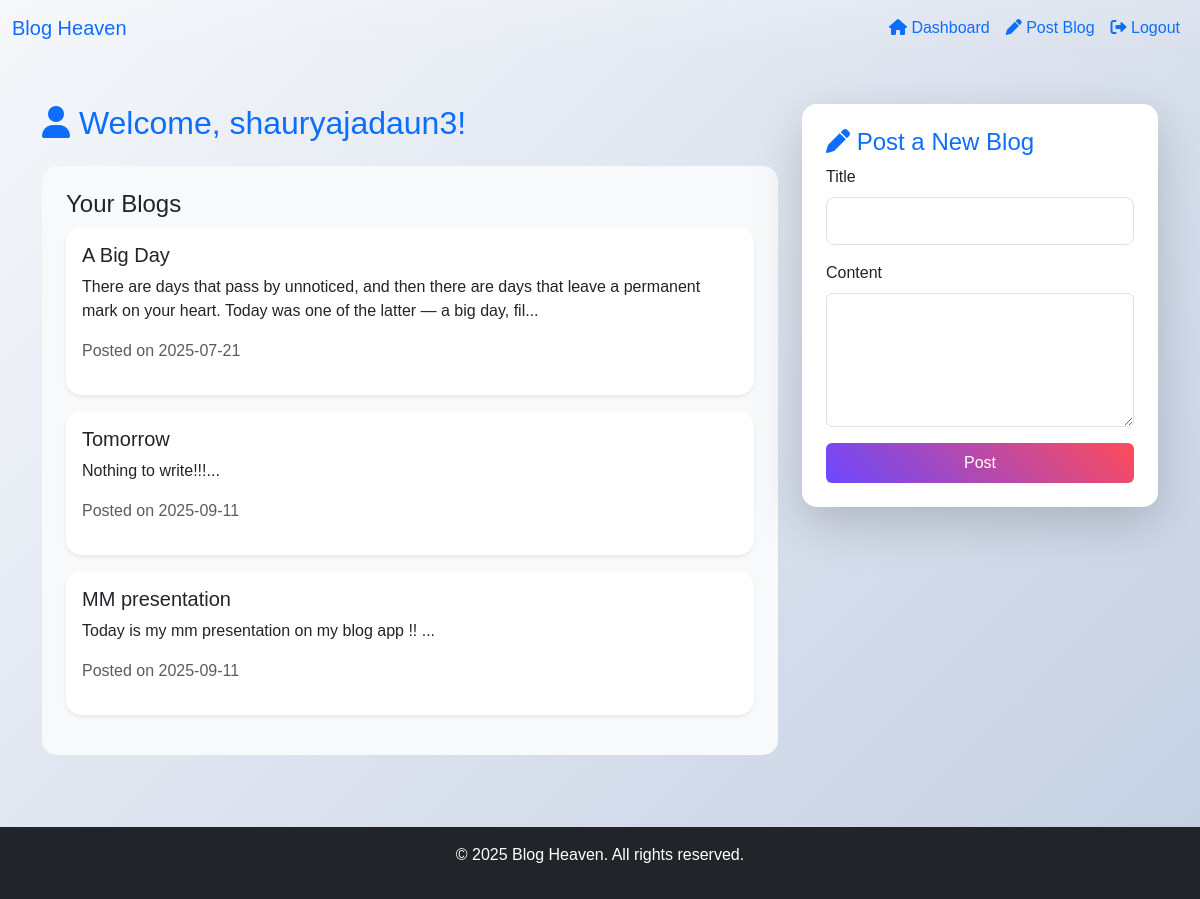
The page /dashboard (signed in) on the database its author committed.
### app.py (models this page shows)
class Blog(db.Model):
    id = db.Column(db.Integer, primary_key=True)
    title = db.Column(db.String(100), nullable=False)
    content = db.Column(db.String(1000), nullable=False)
    user_id = db.Column(db.Integer, db.ForeignKey('user.id'))
    date_posted = db.Column(db.DateTime, nullable=False, default=datetime.utcnow)
    comments = db.relationship('Comment', backref='blog', lazy=True)

### app.py (the view)
@app.route("/dashboard", methods=['GET'])
def dashboard():
    if not session.get('email'):
        flash('Please log in to access the dashboard.', 'warning')
        return redirect('/login')
    user = User.query.filter_by(email=session.get('email')).first()
    blogs = Blog.query.filter_by(user_id=user.id).all()
    return render_template('dashboard.html', user=user, blogs=blogs)

### templates/dashboard.html (shortened to what this page needs)
{% extends "base.html" %}
{% block content %}
    <div class="row">
        <div class="col-md-8">
            <h2 class="mb-4 text-primary"><i class="fas fa-user"></i> Welcome, {{ session.get('email').split('@')[0] }}!</h2>
            <div class="card bg-light p-4 mb-4">
                <h4 class="card-title">Your Blogs</h4>
                {% if blogs %}
                    {% for blog in blogs %}
                        <div class="card mb-3 shadow-sm">
                            <div class="card-body">
                                <h5 class="card-title">{{ blog.title }}</h5>
                                <p class="card-text">{{ blog.content[:150] }}...</p>
                                <p class="text-muted">Posted on {{ blog.date_posted.strftime('%Y-%m-%d') }}</p>
                            </div>
                        </div>
                    {% endfor %}
                {% else %}
                    <p class="text-center">No blogs posted yet. Start writing!</p>
                {% endif %}
            </div>
        </div>
        <div class="col-md-4">
            <div class="card bg-white shadow-lg p-4" style="border-radius: 15px;">
                <h4 class="card-title text-primary"><i class="fas fa-pen"></i> Post a New Blog</h4>
                <form method="POST" action="{{ url_for('post_blog') }}">
                    <div class="mb-3">
                        <label for="title" class="form-label">Title</label>
                        <input type="text" name="title" id="title" class="form-control form-control-lg" required>
                    </div>
                    <div class="mb-3">
                        <label for="content" class="form-label">Content</label>
                        <textarea name="content" id="content" class="form-control" rows="5" required></textarea>
                    </div>
                    <button type="submit" class="btn btn-primary w-100 py-2">Post</button>
                </form>
            </div>
        </div>
    </div>
{% endblock %}

### static/css/style.css (style rules this page uses)
body { background: linear-gradient(135deg, #f5f7fa 0%, #c3cfe2 100%); min-height: 100vh; font-family: 'Poppins', sans-serif; }
.card { border: none; border-radius: 15px; transition: all 0.3s ease; }
.btn-primary { background: linear-gradient(45deg, #6b48ff, #ff4b5a); border: none; }

### rows shown on the page
Blog: title "A Big Day", content "There are days that pass by unnoticed, and then there are days that leave a permanent mark on your heart. Today was one of the latter — a big day, fil", date_posted "2025-07-21"
Blog: title "Tomorrow", content "Nothing to write!!!", date_posted "2025-09-11"
Blog: title "MM presentation", content "Today is my mm presentation on my blog app !!", date_posted "2025-09-11"

### other values the page prints
{{ session.get('email').split('@')[0] }} "shauryajadaun3"
